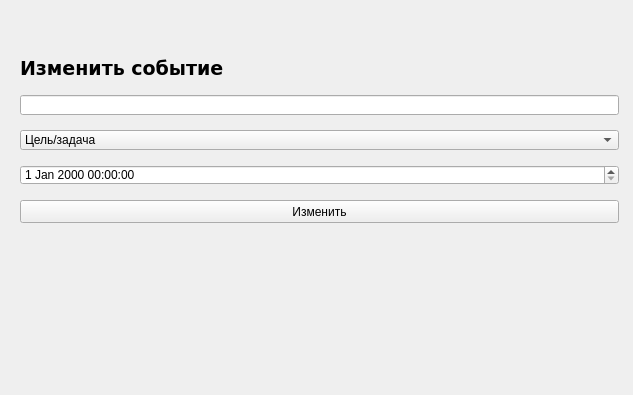
<?xml version="1.0" encoding="UTF-8"?>
<ui version="4.0">
 <class>Form</class>
 <widget class="QWidget" name="Form">
  <property name="geometry">
   <rect>
    <x>0</x>
    <y>0</y>
    <width>633</width>
    <height>395</height>
   </rect>
  </property>
  <property name="windowTitle">
   <string>Изменить событие</string>
  </property>
  <widget class="QDateTimeEdit" name="select_dateTimeEdit_w">
   <property name="geometry">
    <rect>
     <x>20</x>
     <y>165</y>
     <width>599</width>
     <height>20</height>
    </rect>
   </property>
  </widget>
  <widget class="QComboBox" name="marker_select_w">
   <property name="geometry">
    <rect>
     <x>20</x>
     <y>130</y>
     <width>599</width>
     <height>20</height>
    </rect>
   </property>
   <property name="layoutDirection">
    <enum>Qt::LeftToRight</enum>
   </property>
   <property name="currentText">
    <string>Цель/задача</string>
   </property>
   <item>
    <property name="text">
     <string>Цель/задача</string>
    </property>
   </item>
   <item>
    <property name="text">
     <string>Важная дата</string>
    </property>
   </item>
  </widget>
  <widget class="QLineEdit" name="change_event_lineEdit_w">
   <property name="geometry">
    <rect>
     <x>20</x>
     <y>95</y>
     <width>599</width>
     <height>20</height>
    </rect>
   </property>
  </widget>
  <widget class="QLabel" name="change_event_label_w">
   <property name="geometry">
    <rect>
     <x>20</x>
     <y>57</y>
     <width>599</width>
     <height>23</height>
    </rect>
   </property>
   <property name="font">
    <font>
     <family>Verdana</family>
     <pointsize>14</pointsize>
     <weight>75</weight>
     <bold>true</bold>
    </font>
   </property>
   <property name="text">
    <string>Изменить событие</string>
   </property>
  </widget>
  <widget class="QPushButton" name="change_event_button_w">
   <property name="geometry">
    <rect>
     <x>20</x>
     <y>200</y>
     <width>599</width>
     <height>23</height>
    </rect>
   </property>
   <property name="text">
    <string>Изменить</string>
   </property>
  </widget>
 </widget>
 <resources/>
 <connections/>
</ui>
